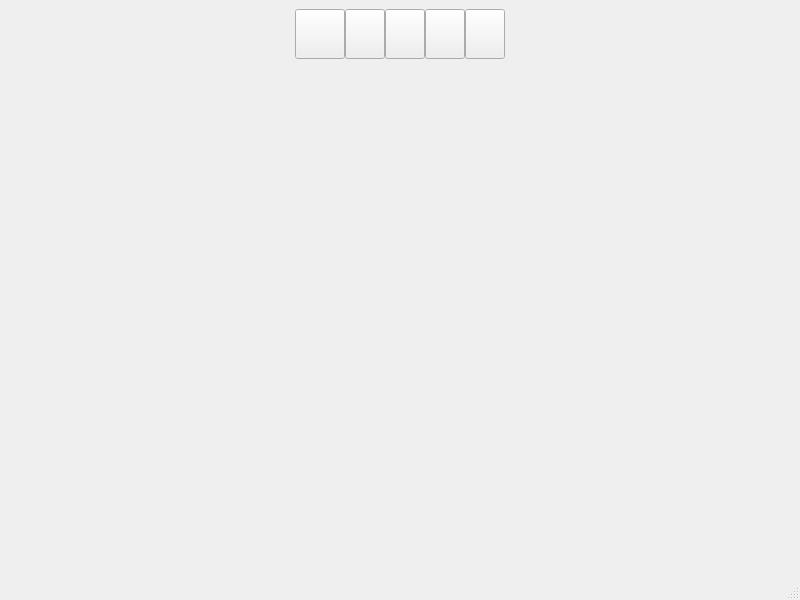
<?xml version="1.0" encoding="UTF-8"?>
<ui version="4.0">
 <class>MainWindow</class>
 <widget class="QMainWindow" name="MainWindow">
  <property name="geometry">
   <rect>
    <x>0</x>
    <y>0</y>
    <width>800</width>
    <height>600</height>
   </rect>
  </property>
  <property name="windowTitle">
   <string>MainWindow</string>
  </property>
  <widget class="QWidget" name="centralwidget">
   <layout class="QVBoxLayout" name="verticalLayout" stretch="0,1">
    <item>
     <layout class="QHBoxLayout" name="horizontalLayout" stretch="1,0,0,0,0,0,1">
      <property name="spacing">
       <number>0</number>
      </property>
      <item>
       <spacer name="horizontalSpacer1_main">
        <property name="orientation">
         <enum>Qt::Horizontal</enum>
        </property>
        <property name="sizeHint" stdset="0">
         <size>
          <width>40</width>
          <height>20</height>
         </size>
        </property>
       </spacer>
      </item>
      <item>
       <widget class="QPushButton" name="btn1_main_home">
        <property name="sizePolicy">
         <sizepolicy hsizetype="Fixed" vsizetype="Fixed">
          <horstretch>0</horstretch>
          <verstretch>0</verstretch>
         </sizepolicy>
        </property>
        <property name="minimumSize">
         <size>
          <width>50</width>
          <height>50</height>
         </size>
        </property>
        <property name="text">
         <string/>
        </property>
        <property name="icon">
         <iconset resource="resource.qrc">
          <normaloff>:/image/icon/iconfonthome_1.png</normaloff>:/image/icon/iconfonthome_1.png</iconset>
        </property>
        <property name="iconSize">
         <size>
          <width>48</width>
          <height>48</height>
         </size>
        </property>
       </widget>
      </item>
      <item>
       <widget class="QPushButton" name="btn2_main_gmp">
        <property name="sizePolicy">
         <sizepolicy hsizetype="Minimum" vsizetype="MinimumExpanding">
          <horstretch>0</horstretch>
          <verstretch>0</verstretch>
         </sizepolicy>
        </property>
        <property name="text">
         <string/>
        </property>
        <property name="icon">
         <iconset resource="resource.qrc">
          <normaloff>:/image/icon/earth_1.png</normaloff>:/image/icon/earth_1.png</iconset>
        </property>
        <property name="iconSize">
         <size>
          <width>48</width>
          <height>48</height>
         </size>
        </property>
       </widget>
      </item>
      <item>
       <widget class="QPushButton" name="btn3_main_mea">
        <property name="sizePolicy">
         <sizepolicy hsizetype="Minimum" vsizetype="MinimumExpanding">
          <horstretch>0</horstretch>
          <verstretch>0</verstretch>
         </sizepolicy>
        </property>
        <property name="text">
         <string/>
        </property>
        <property name="icon">
         <iconset resource="resource.qrc">
          <normaloff>:/image/icon/tongxin_1.png</normaloff>:/image/icon/tongxin_1.png</iconset>
        </property>
        <property name="iconSize">
         <size>
          <width>48</width>
          <height>48</height>
         </size>
        </property>
       </widget>
      </item>
      <item>
       <widget class="QPushButton" name="btn4_main_shm">
        <property name="sizePolicy">
         <sizepolicy hsizetype="Minimum" vsizetype="MinimumExpanding">
          <horstretch>0</horstretch>
          <verstretch>0</verstretch>
         </sizepolicy>
        </property>
        <property name="text">
         <string/>
        </property>
        <property name="icon">
         <iconset resource="resource.qrc">
          <normaloff>:/image/icon/xian-building.png</normaloff>:/image/icon/xian-building.png</iconset>
        </property>
        <property name="iconSize">
         <size>
          <width>48</width>
          <height>48</height>
         </size>
        </property>
       </widget>
      </item>
      <item>
       <widget class="QPushButton" name="btn5_main_edp">
        <property name="sizePolicy">
         <sizepolicy hsizetype="Fixed" vsizetype="MinimumExpanding">
          <horstretch>0</horstretch>
          <verstretch>0</verstretch>
         </sizepolicy>
        </property>
        <property name="styleSheet">
         <string notr="true"/>
        </property>
        <property name="text">
         <string/>
        </property>
        <property name="icon">
         <iconset resource="resource.qrc">
          <normaloff>:/image/icon/iconfonticonfonttencentweibo.png</normaloff>:/image/icon/iconfonticonfonttencentweibo.png</iconset>
        </property>
        <property name="iconSize">
         <size>
          <width>48</width>
          <height>48</height>
         </size>
        </property>
       </widget>
      </item>
      <item>
       <spacer name="horizontalSpacer2_main">
        <property name="orientation">
         <enum>Qt::Horizontal</enum>
        </property>
        <property name="sizeHint" stdset="0">
         <size>
          <width>40</width>
          <height>20</height>
         </size>
        </property>
       </spacer>
      </item>
     </layout>
    </item>
    <item>
     <widget class="QStackedWidget" name="stackedWidget">
      <property name="currentIndex">
       <number>0</number>
      </property>
      <widget class="QWidget" name="page1_home">
       <layout class="QGridLayout" name="gridLayout_2" rowstretch="1,1" columnstretch="1,2,2,2">
        <item row="0" column="0">
         <widget class="QWidget" name="widget_home_model" native="true"/>
        </item>
        <item row="1" column="0" colspan="2">
         <widget class="QWidget" name="widget_home_time" native="true"/>
        </item>
        <item row="1" column="2">
         <widget class="QWidget" name="widget_home_reponse" native="true"/>
        </item>
        <item row="1" column="3">
         <widget class="QWidget" name="widget_home_shm" native="true"/>
        </item>
        <item row="0" column="1" colspan="2">
         <widget class="QWidget" name="widget_home_edp" native="true"/>
        </item>
        <item row="0" column="3">
         <widget class="QWidget" name="widget_home_msg" native="true"/>
        </item>
       </layout>
      </widget>
      <widget class="QWidget" name="page2_gmp">
       <layout class="QGridLayout" name="gridLayout_3" columnstretch="1,2,4">
        <item row="0" column="0" rowspan="2">
         <widget class="QWidget" name="widget_gmp_model" native="true"/>
        </item>
        <item row="0" column="1">
         <widget class="QWidget" name="widget_gmp_msg" native="true"/>
        </item>
        <item row="0" column="2">
         <widget class="QWidget" name="widget_gmp_time" native="true"/>
        </item>
        <item row="1" column="1" colspan="2">
         <widget class="QWidget" name="widget_gmp_response" native="true"/>
        </item>
       </layout>
      </widget>
      <widget class="QWidget" name="page3_mea">
       <layout class="QHBoxLayout" name="horizontalLayout_2">
        <item>
         <widget class="QTabWidget" name="tabWidget">
          <property name="currentIndex">
           <number>1</number>
          </property>
          <widget class="QWidget" name="tab1_mea1_single">
           <attribute name="title">
            <string>Tab 1</string>
           </attribute>
           <layout class="QGridLayout" name="gridLayout_4" columnstretch="1,4,2">
            <item row="0" column="0">
             <widget class="QWidget" name="widget_mea1_model" native="true"/>
            </item>
            <item row="1" column="0">
             <widget class="QComboBox" name="cbox_mea1_dir"/>
            </item>
            <item row="0" column="1" rowspan="2">
             <widget class="QWidget" name="widget_mea1_time" native="true"/>
            </item>
            <item row="0" column="2" rowspan="2">
             <widget class="QWidget" name="widget_mea1_response" native="true"/>
            </item>
           </layout>
          </widget>
          <widget class="QWidget" name="tab2_mea_multi">
           <attribute name="title">
            <string>Tab 2</string>
           </attribute>
           <layout class="QGridLayout" name="gridLayout_5" columnstretch="1,4,2">
            <item row="0" column="0">
             <widget class="QWidget" name="widget_mea2_model" native="true"/>
            </item>
            <item row="0" column="1" rowspan="2">
             <widget class="QWidget" name="widget_mea2_time" native="true"/>
            </item>
            <item row="0" column="2" rowspan="2">
             <widget class="QWidget" name="widget_mea2_fourier" native="true"/>
            </item>
            <item row="1" column="0">
             <widget class="QComboBox" name="cbox_mea2_dir"/>
            </item>
           </layout>
          </widget>
         </widget>
        </item>
       </layout>
      </widget>
      <widget class="QWidget" name="page4_shm">
       <layout class="QGridLayout" name="gridLayout_6" columnstretch="1,3,3">
        <item row="0" column="0" rowspan="2">
         <widget class="QWidget" name="widget_shm_model" native="true"/>
        </item>
        <item row="0" column="2">
         <widget class="QWidget" name="widget_shm_period" native="true"/>
        </item>
        <item row="2" column="0">
         <widget class="QComboBox" name="cbox_shm_dir"/>
        </item>
        <item row="0" column="1" rowspan="3">
         <widget class="QWidget" name="widget_shm_mode" native="true"/>
        </item>
        <item row="1" column="2" rowspan="2">
         <widget class="QWidget" name="widget_shm_damping" native="true"/>
        </item>
       </layout>
      </widget>
      <widget class="QWidget" name="page5_edp">
       <layout class="QGridLayout" name="gridLayout" columnstretch="1,4,2">
        <item row="0" column="2">
         <widget class="QWidget" name="widget_edp_res" native="true"/>
        </item>
        <item row="0" column="1">
         <widget class="QWidget" name="widget_edp_time" native="true"/>
        </item>
        <item row="0" column="0">
         <widget class="QWidget" name="widget_edp_model" native="true"/>
        </item>
       </layout>
      </widget>
     </widget>
    </item>
   </layout>
  </widget>
  <widget class="QMenuBar" name="menubar">
   <property name="geometry">
    <rect>
     <x>0</x>
     <y>0</y>
     <width>800</width>
     <height>21</height>
    </rect>
   </property>
  </widget>
  <widget class="QStatusBar" name="statusbar"/>
 </widget>
 <resources>
  <include location="resource.qrc"/>
 </resources>
 <connections/>
</ui>
